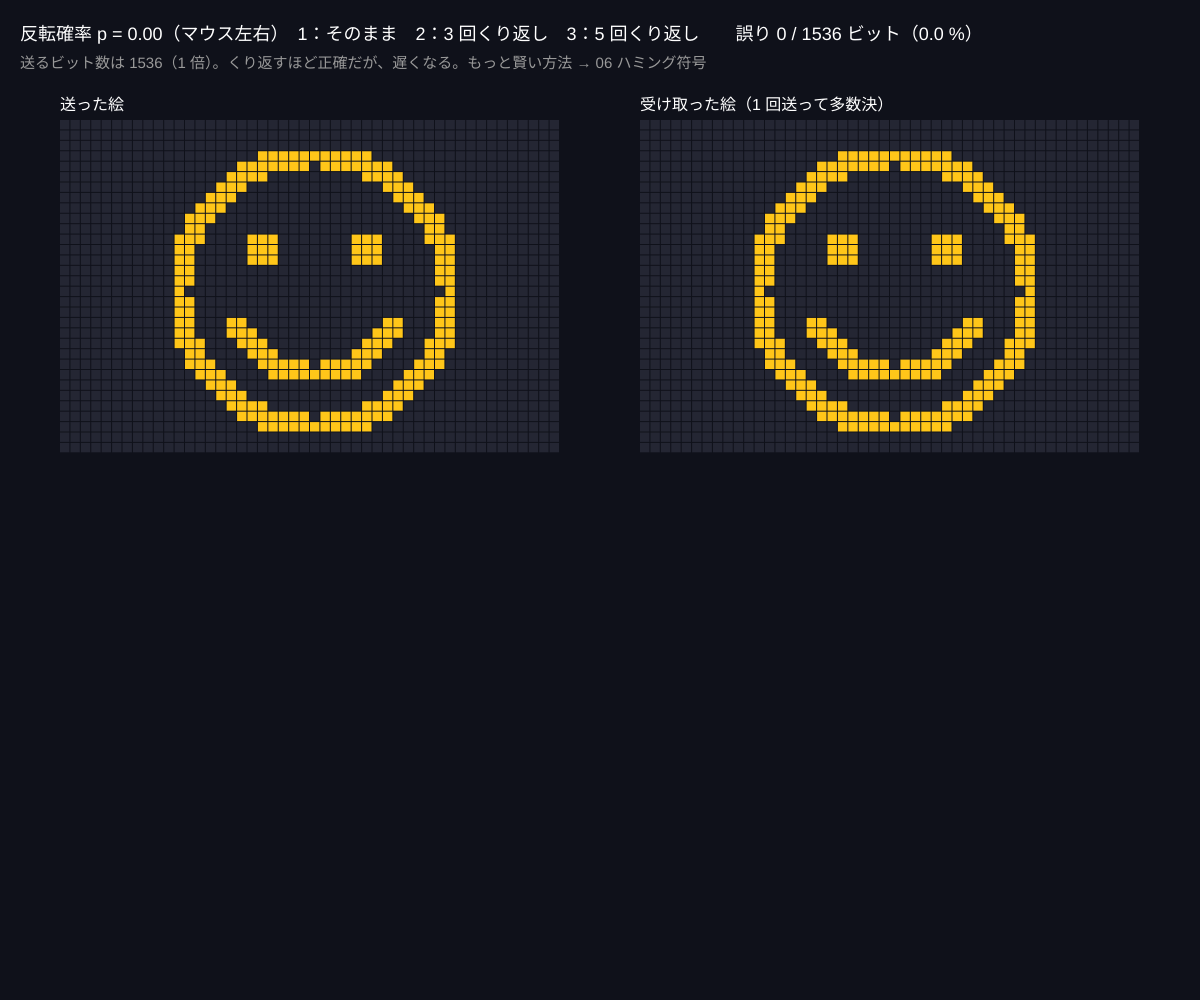
Frame 1 (no input)
Frame 60 (no input): identical to frame 1, image omitted
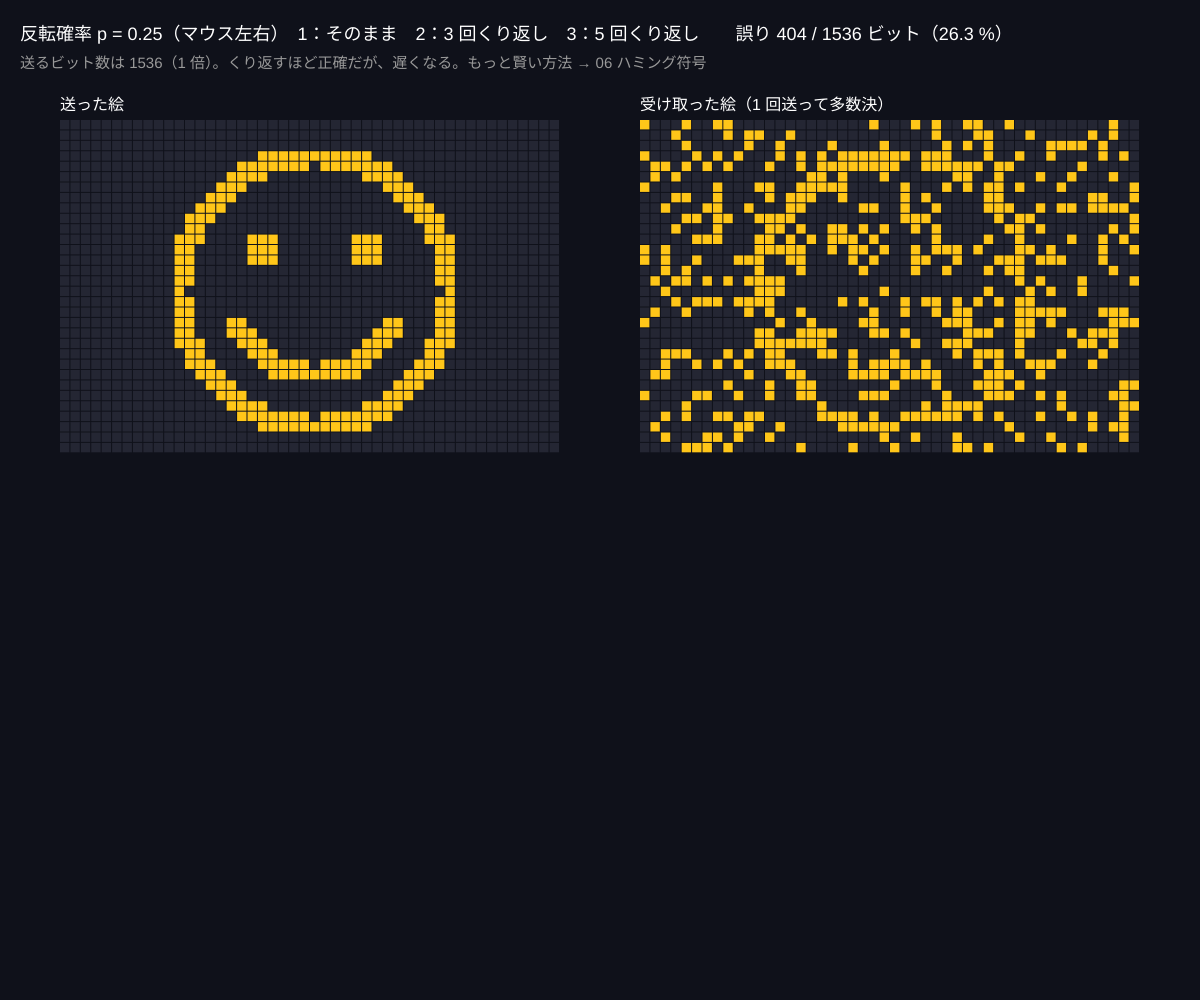
Frame 120 (the mouse pressed at the canvas centre since frame 60)

The p5.js sketch that drew these frames (run headless with seeded random() and noise() and a simulated clock; from frame 60 on, the mouse is pressed at the canvas centre):

// p5.js sketch
// ── sketch.js
// ============================================
// 05 雑音のある通信路（画像を送る）
// 送ったビットが確率 p でひっくり返る「二元対称通信路」
// 絵をそのまま送ると… / 3 回ずつ送って多数決すると…（くり返し符号）
// マウス左右 = ビットが反転する確率 / 1 = そのまま / 2 = 3 回くり返し / 3 = 5 回
// ============================================

let w = 48, h = 32;
let original = []; // 元の絵（0/1）
let p = 0.1;
let repeat = 1;

function setup() {
  createCanvas(windowWidth, windowHeight);
  colorMode(HSB, 360, 100, 100, 100);
  // 元の絵：スマイルマーク
  for (let y = 0; y < h; y++) {
    for (let x = 0; x < w; x++) {
      let cx = w / 2, cy = h / 2;
      let d = dist(x, y, cx, cy);
      let face = d < 14 && d > 12;
      let eye = dist(x, y, cx - 5, cy - 4) < 2 || dist(x, y, cx + 5, cy - 4) < 2;
      let mouth = d > 7 && d < 9 && y > cy + 2;
      original.push(face || eye || mouth ? 1 : 0);
    }
  }
}

function draw() {
  background(230, 40, 10);
  p = map(mouseX, 0, width, 0, 0.5, true);

  // ★ 通信路：各ビットが確率 p で反転。くり返し送って多数決で復元
  randomSeed(frameCount >> 4); // 少しずつ変わる
  let received = [], errs = 0;
  for (let i = 0; i < original.length; i++) {
    let ones = 0;
    for (let k = 0; k < repeat; k++) {
      let bit = original[i];
      if (random() < p) bit = 1 - bit; // 反転！
      ones += bit;
    }
    let decoded = ones > repeat / 2 ? 1 : 0; // 多数決
    received.push(decoded);
    if (decoded !== original[i]) errs++;
  }

  // ---- 描く ----
  let cell = min((width / 2 - 100) / w, (height - 200) / h);
  drawImage(original, 60, 120, cell, '送った絵');
  drawImage(received, width / 2 + 40, 120, cell, '受け取った絵（' + repeat + ' 回送って多数決）');

  noStroke();
  fill(0, 0, 100);
  textSize(18);
  text('反転確率 p = ' + nf(p, 1, 2) + '（マウス左右）　1：そのまま　2：3 回くり返し　3：5 回くり返し　　誤り ' + errs + ' / ' + original.length + ' ビット（' + nf((100 * errs) / original.length, 1, 1) + ' %）', 20, 40);
  fill(0, 0, 60);
  textSize(15);
  text('送るビット数は ' + original.length * repeat + '（' + repeat + ' 倍）。くり返すほど正確だが、遅くなる。もっと賢い方法 → 06 ハミング符号', 20, 68);
}

function drawImage(img, ox, oy, cell, label) {
  noStroke();
  for (let i = 0; i < img.length; i++) {
    fill(img[i] ? 45 : 230, img[i] ? 90 : 30, img[i] ? 100 : 20);
    rect(ox + (i % w) * cell, oy + floor(i / w) * cell, cell - 1, cell - 1);
  }
  fill(0, 0, 100);
  textSize(16);
  text(label, ox, oy - 10);
}

function keyPressed() {
  if (key === '1') repeat = 1;
  if (key === '2') repeat = 3;
  if (key === '3') repeat = 5;
}

// ---------- やってみよう ----------
// 1. p = 0.1 で 1 回 → 3 回 → 5 回 と比べよう。誤りがどのくらい減る？
// 2. p = 0.5 だと何回くり返しても直らない（情報がゼロ）。p = 0.9 だと…？（反転すれば読める！）
// 3. 自分の絵を描いて送ろう（original を変える）
